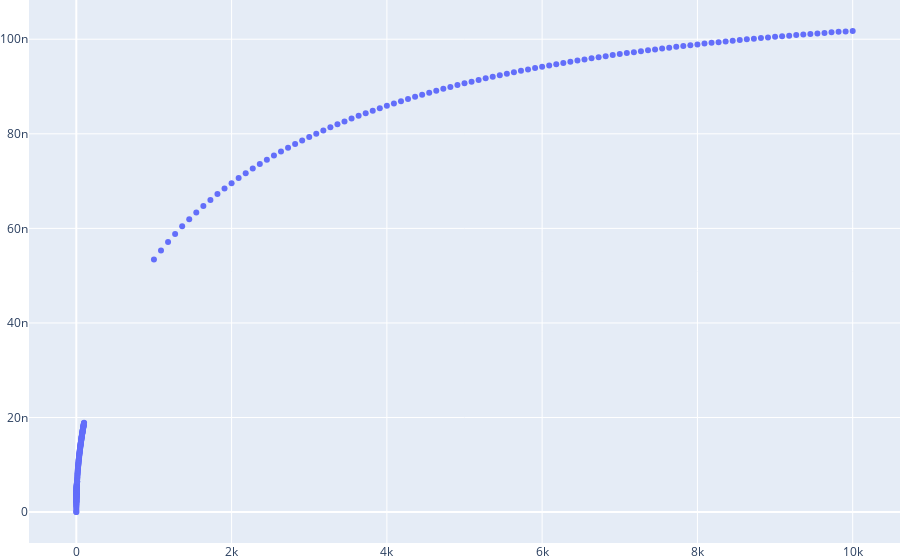

The cell this chart's notebook holds for it:
### Code cell
fig = go.Figure()
fig.update_layout(margin={'r': 0, 'l': 0, 't': 0, 'b': 0})
fig.add_traces(
    go.Scatter(
        x=df['k1'],
        y=df['target'],
        text=df['name'],
        mode='markers',
        hovertemplate='k1: %{x}<br>integral: %{y:.2E} <br> %{text}',
        name='',
    ))

### Figure 1 — Plotly figure (JSON) as saved in the notebook; plotly's stock layout.template omitted (floating-point values rounded to 4 significant figures; data arrays with more than 128 entries replaced by an {"elided": "..."} marker saying what was removed)
{"data": [{"hovertemplate": "k1: %{x}<br>integral: %{y:.2E} <br> %{text}", "mode": "markers", "name": "", "text": {"elided": "301 str values"}, "type": "scatter", "x": {"elided": "301 float values"}, "y": {"elided": "301 float values"}}], "layout": {"margin": {"b": 0, "l": 0, "r": 0, "t": 0}}}
